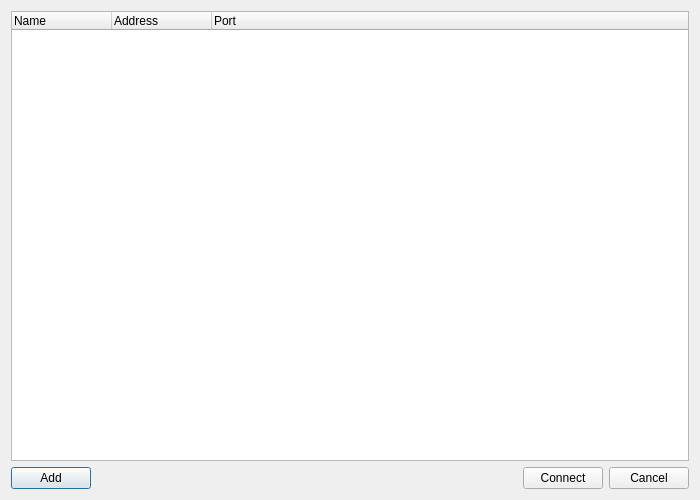
<?xml version="1.0" encoding="UTF-8"?>
<ui version="4.0">
 <class>ServerListDialog</class>
 <widget class="QDialog" name="ServerListDialog">
  <property name="geometry">
   <rect>
    <x>0</x>
    <y>0</y>
    <width>700</width>
    <height>500</height>
   </rect>
  </property>
  <property name="sizePolicy">
   <sizepolicy hsizetype="Expanding" vsizetype="Expanding">
    <horstretch>0</horstretch>
    <verstretch>0</verstretch>
   </sizepolicy>
  </property>
  <property name="windowTitle">
   <string/>
  </property>
  <layout class="QGridLayout" name="gridLayout">
   <item row="0" column="0" colspan="3">
    <widget class="QTreeWidget" name="treeWidget">
     <property name="enabled">
      <bool>true</bool>
     </property>
     <column>
      <property name="text">
       <string>Name</string>
      </property>
     </column>
     <column>
      <property name="text">
       <string>Address</string>
      </property>
     </column>
     <column>
      <property name="text">
       <string>Port</string>
      </property>
     </column>
    </widget>
   </item>
   <item row="1" column="0" colspan="3">
    <layout class="QHBoxLayout" name="horizontalLayout">
     <item>
      <widget class="QPushButton" name="pushButton_sld_add">
       <property name="text">
        <string>Add</string>
       </property>
      </widget>
     </item>
     <item>
      <spacer name="horizontalSpacer">
       <property name="orientation">
        <enum>Qt::Horizontal</enum>
       </property>
       <property name="sizeHint" stdset="0">
        <size>
         <width>40</width>
         <height>20</height>
        </size>
       </property>
      </spacer>
     </item>
     <item>
      <widget class="QPushButton" name="pushButton_sld_connect">
       <property name="text">
        <string>Connect</string>
       </property>
      </widget>
     </item>
     <item>
      <widget class="QPushButton" name="pushButton_sld_cancel">
       <property name="text">
        <string>Cancel</string>
       </property>
      </widget>
     </item>
    </layout>
   </item>
  </layout>
  <action name="actionEdit">
   <property name="text">
    <string>Edit</string>
   </property>
  </action>
  <action name="actionRemove">
   <property name="text">
    <string>Remove</string>
   </property>
  </action>
 </widget>
 <tabstops>
  <tabstop>pushButton_sld_connect</tabstop>
  <tabstop>treeWidget</tabstop>
 </tabstops>
 <resources/>
 <connections/>
</ui>
